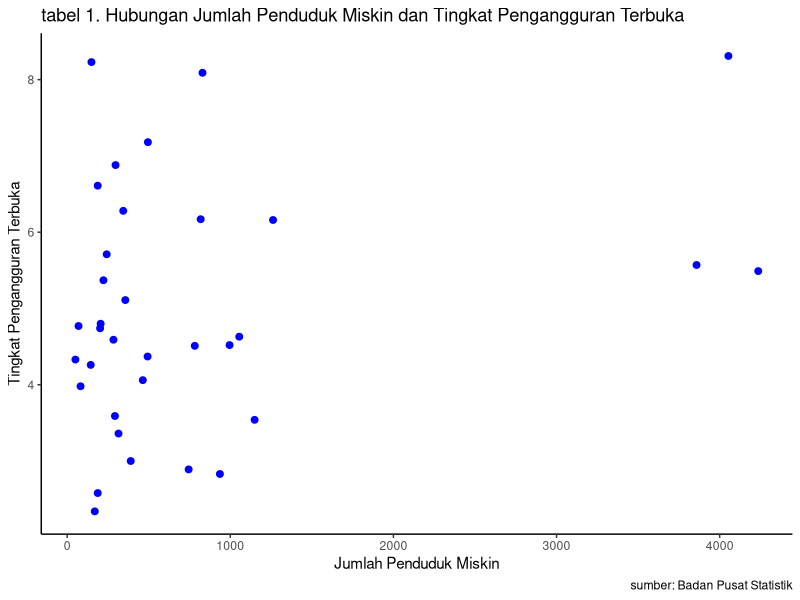

The R source for this figure:
## ---- chunk 1
#| warning: false
#| echo: true
library("tidyverse")
library("readxl")
library("dplyr")
## ---- chunk 2
#import dataset
library("readxl")
dat<-read_excel('dat.xlsx')
head(dat)
## ---- chunk 3
library("ggplot2")
library("readxl")
library("dplyr")
ggplot(data=dat,aes(x=JPM,y=TPT)) +
  geom_point(color="blue",size=2) + 
  labs(title="tabel 1. Hubungan Jumlah Penduduk Miskin dan Tingkat Pengangguran Terbuka",
       x="Jumlah Penduduk Miskin",
       y="Tingkat Pengangguran Terbuka",
       caption = "sumber: Badan Pusat Statistik") +
  theme_classic()
## ---- chunk 4
#import dataset
library('readxl')
data<-('dat.xlsx')
head(dat)
## ---- chunk 5
reg1<-lm(JPM~TPT,data=dat)
summary(reg1)
